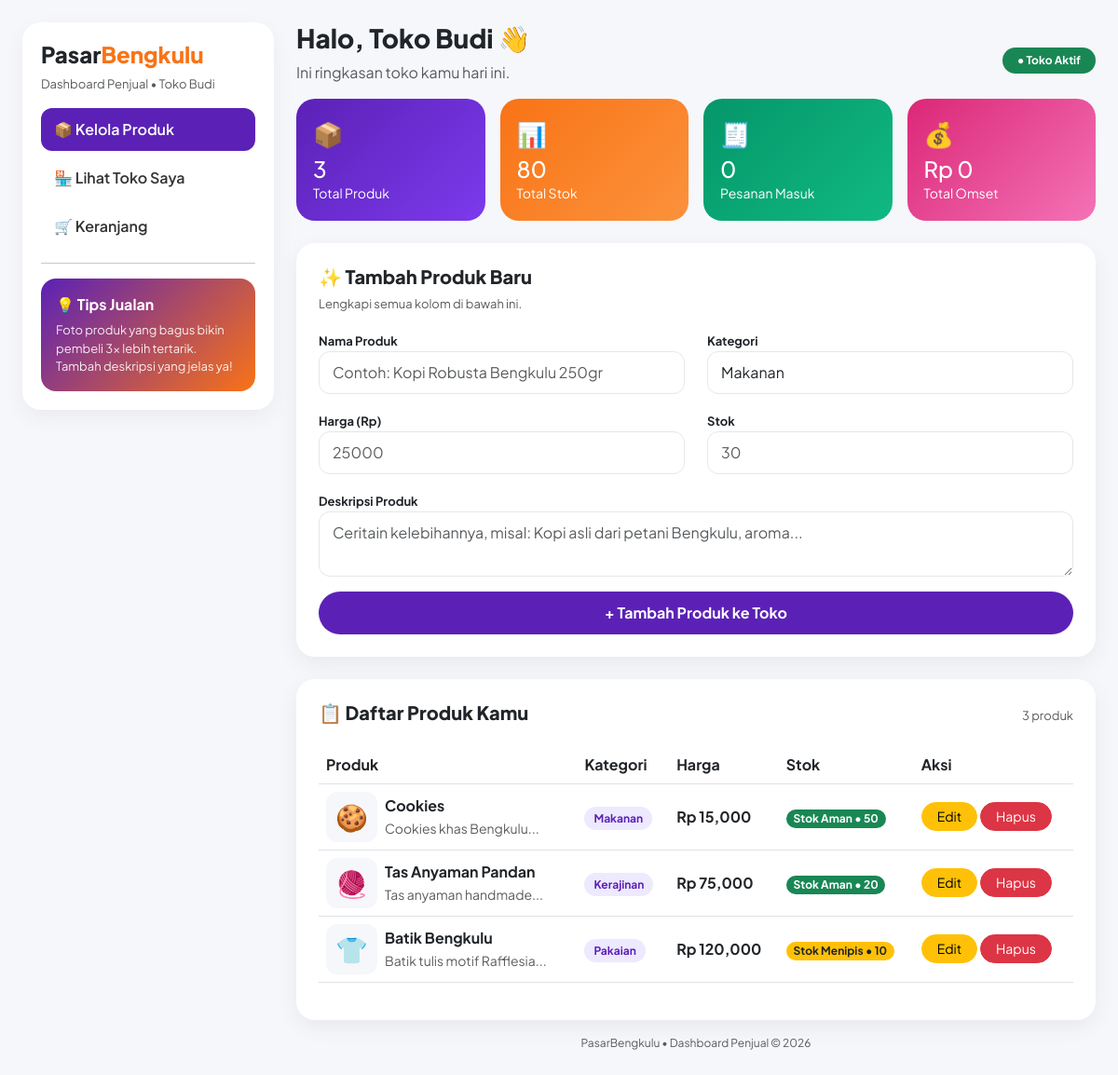
The app's page /admin_produk.php with its own data.
### tables this page shows
CREATE TABLE `produk` (
  `id` int(11) NOT NULL,
  `penjual_id` int(11) DEFAULT NULL,
  `kategori_id` int(11) DEFAULT NULL,
  `nama` varchar(150) DEFAULT NULL,
  `deskripsi` text DEFAULT NULL,
  `harga` decimal(12,2) DEFAULT NULL,
  `stok` int(11) DEFAULT NULL,
  `gambar` varchar(255) DEFAULT NULL
);

CREATE TABLE `kategori` (
  `id` int(11) NOT NULL,
  `nama_kategori` varchar(100) DEFAULT NULL
);

### admin_produk.php (the view, shortened to what this page needs)
<?php include 'config.php';
$total_produk = $conn->query("SELECT COUNT(*) as c FROM produk")->fetch_assoc()['c'];
$total_stok = $conn->query("SELECT SUM(stok) as s FROM produk")->fetch_assoc()['s'];
$total_pesanan = $conn->query("SELECT COUNT(*) as c FROM pesanan")->fetch_assoc()['c'];
$total_omset = $conn->query("SELECT SUM(total) as t FROM pesanan")->fetch_assoc()['t'];
?>
<!DOCTYPE html>
<html><head>
<link href="https://cdn.jsdelivr.net/npm/bootstrap@5.3.0/dist/css/bootstrap.min.css" rel="stylesheet">
</head><body>
<div class="container-fluid p-3 p-md-4"><div class="row g-4">
<div class="col-md-3">
  <div class="sidebar">
    <h4 style="font-weight:800">Pasar<span style="color:#f97316">Bengkulu</span></h4>
    <p class="text-muted" style="font-size:13px">Dashboard Penjual • Toko Budi</p>
    <a href="admin_produk.php" class="menu active">📦 Kelola Produk</a>
    <a href="index.php" class="menu">🏪 Lihat Toko Saya</a>
    <a href="keranjang.php" class="menu">🛒 Keranjang</a>
    <hr>
    <div style="background:linear-gradient(135deg,#5b21b6,#f97316);color:white;border-radius:16px;padding:16px">
      <b>💡 Tips Jualan</b>
      <p style="font-size:13px;margin:0;margin-top:6px;opacity:.9">Foto produk yang bagus bikin pembeli 3x lebih tertarik. Tambah deskripsi yang jelas ya!</p>
    </div>
  </div>
</div>
<div class="col-md-9">
  <div class="d-flex justify-content-between align-items-center flex-wrap">
    <div><h3 style="font-weight:800">Halo, Toko Budi 👋</h3><p class="text-muted">Ini ringkasan toko kamu hari ini.</p></div>
    <span class="badge bg-success rounded-pill px-3 py-2">● Toko Aktif</span>
  </div>
  <div class="row g-3 mb-4">
    <div class="col-6 col-md-3"><div class="stat" style="background:linear-gradient(135deg,#5b21b6,#7c3aed)"><div style="font-size:26px">📦</div><h4 class="mb-0 mt-1"><?= $total_produk ?></h4><small>Total Produk</small></div></div>
    <div class="col-6 col-md-3"><div class="stat" style="background:linear-gradient(135deg,#f97316,#fb923c)"><div style="font-size:26px">📊</div><h4 class="mb-0 mt-1"><?= $total_stok ?></h4><small>Total Stok</small></div></div>
    <div class="col-6 col-md-3"><div class="stat" style="background:linear-gradient(135deg,#059669,#10b981)"><div style="font-size:26px">🧾</div><h4 class="mb-0 mt-1"><?= $total_pesanan ?></h4><small>Pesanan Masuk</small></div></div>
    <div class="col-6 col-md-3"><div class="stat" style="background:linear-gradient(135deg,#db2777,#f472b6)"><div style="font-size:26px">💰</div><h4 class="mb-0 mt-1">Rp <?= number_format($total_omset ?? 0) ?></h4><small>Total Omset</small></div></div>
  </div>
  <div class="card p-4 mb-4">
    <h5 style="font-weight:800">✨ Tambah Produk Baru</h5>
    <p class="text-muted" style="font-size:13px">Lengkapi semua kolom di bawah ini.</p>
    <form method="POST">
      <div class="row">
        <div class="col-md-6"><label class="fw-bold" style="font-size:13px">Nama Produk</label><input type="text" name="nama" class="form-control input-modern mb-3" placeholder="Contoh: Kopi Robusta Bengkulu 250gr" required></div>
        <div class="col-md-6"><label class="fw-bold" style="font-size:13px">Kategori</label><select name="kategori_id" class="form-control input-modern mb-3"><?php $k=$conn->query("SELECT * FROM kategori"); while($r=$k->fetch_assoc()){ echo "<option value='{$r['id']}'>{$r['nama_kategori']}</option>"; } ?></select></div>
        <div class="col-md-6"><label class="fw-bold" style="font-size:13px">Harga (Rp)</label><input type="number" name="harga" class="form-control input-modern mb-3" placeholder="25000" required></div>
        <div class="col-md-6"><label class="fw-bold" style="font-size:13px">Stok</label><input type="number" name="stok" class="form-control input-modern mb-3" placeholder="30" required></div>
        <div class="col-12"><label class="fw-bold" style="font-size:13px">Deskripsi Produk</label><textarea name="deskripsi" class="form-control input-modern mb-3" rows="2" placeholder="Ceritain kelebihannya, misal: Kopi asli dari petani Bengkulu, aroma..." required></textarea></div>
      </div>
      <button name="tambah" class="btn-tambah">+ Tambah Produk ke Toko</button>
    </form>
  </div>
  <div class="card p-4">
    <div class="d-flex justify-content-between align-items-center"><h5 style="font-weight:800">📋 Daftar Produk Kamu</h5><span class="text-muted" style="font-size:13px"><?= $total_produk ?> produk</span></div>
    <div class="table-responsive mt-3">
    <table class="table align-middle">
      <tr><th>Produk</th><th>Kategori</th><th>Harga</th><th>Stok</th><th>Aksi</th></tr>
      <?php $q=$conn->query("SELECT produk.*, kategori.nama_kategori FROM produk LEFT JOIN kategori ON produk.kategori_id=kategori.id"); while($p=$q->fetch_assoc()){
        $emoji = ($p['kategori_id']==1?'🍪':($p['kategori_id']==2?'🧶':'👕'));
      ?>
      <tr>
        <td><div class="d-flex align-items-center gap-2"><span style="font-size:28px;background:#f6f7fb;border-radius:12px;padding:6px 10px"><?= $emoji ?></span><div><b><?= $p['nama'] ?></b><br><small class="text-muted"><?= substr($p['deskripsi'],0,35) ?>...</small></div></div></td>
        <td><span class="badge-cat"><?= $p['nama_kategori'] ?></span></td>
        <td><b>Rp <?= number_format($p['harga']) ?></b></td>
        <td><?php if($p['stok']>10) echo "<span class='badge bg-success rounded-pill'>Stok Aman • $p[stok]</span>"; elseif($p['stok']>0) echo "<span class='badge bg-warning text-dark rounded-pill'>Stok Menipis • $p[stok]</span>"; else echo "<span class='badge bg-danger rounded-pill'>Habis</span>"; ?></td>
        <td><a href="edit_produk.php?id=<?= $p['id'] ?>" class="btn btn-warning btn-sm rounded-pill px-3">Edit</a> <a href="?hapus=<?= $p['id'] ?>" onclick="return confirm('Yakin mau hapus <?= $p['nama'] ?>?')" class="btn btn-danger btn-sm rounded-pill px-3">Hapus</a></td>
      </tr>
      <?php } ?>
    </table>
    </div>
  </div>
  <p class="text-center text-muted mt-3" style="font-size:12px">PasarBengkulu • Dashboard Penjual © 2026</p>
</div>
</div></div>
</body></html>

### admin_produk.php (style rules this page uses)
body { font-family:'Plus Jakarta Sans',sans-serif;background:#f6f7fb }
.sidebar { background:#fff;border-radius:20px;padding:20px;height:fit-content;position:sticky;top:20px;box-shadow:0 8px 25px rgba(0,0,0,.05) }
.menu { padding:11px 14px;border-radius:12px;display:block;color:#333;text-decoration:none;font-weight:600;margin-bottom:6px }
.menu.active { background:#5b21b6;color:white }
.stat { border:none;border-radius:20px;padding:18px;color:white }
.card { border:none;border-radius:20px;box-shadow:0 8px 25px rgba(0,0,0,.06) }
.input-modern { border-radius:12px;padding:10px 14px;border:1px solid #e5e7eb }
.btn-tambah { background:#5b21b6;color:white;border-radius:999px;padding:11px;font-weight:700;width:100%;border:none }
.badge-cat { background:#ede9fe;color:#5b21b6;padding:5px 10px;border-radius:999px;font-size:12px;font-weight:700 }

### records on screen
produk: kategori "🍪", nama "Cookies", deskripsi "Cookies khas Bengkulu", kategori.nama_kategori "Makanan", harga "15,000", stok "50"
produk: kategori "🧶", nama "Tas Anyaman Pandan", deskripsi "Tas anyaman handmade", kategori.nama_kategori "Kerajinan", harga "75,000", stok "20"
produk: kategori "👕", nama "Batik Bengkulu", deskripsi "Batik tulis motif Rafflesia", kategori.nama_kategori "Pakaian", harga "120,000", stok "10"

### other values on screen
$total_produk "3"
$total_stok "80"
$total_pesanan "0"
$total_omset "0"
form field kategori_id "Makanan"
